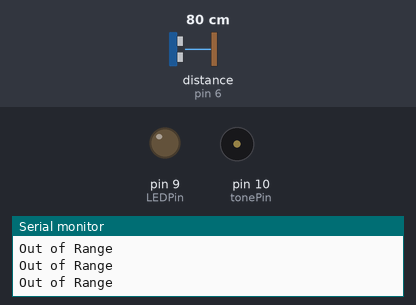
Recording of a sketch running on a simulated Arduino Uno, built with avr-gcc and run on an emulated ATmega328P. Shown: output pins drawn as LEDs (lit = HIGH), buzzer (waves = sounding), the last lines printed to the serial monitor. Wiring (inferred from the names in the program): ultrasonic range finder: trigger pin 8; echo pin 6. The inputs (shaded band) are chosen by the test bench; at power-on: distance to the obstacle (sensor on pin 6) 80 cm. The echo pulse lasts 58.3 µs per cm; pins used as bus, display or sensor lines are not drawn.

Above: at 1.2 s.
1.3 s: distance to the obstacle (sensor on pin 6) set to 15 cm
2.8 s: distance to the obstacle (sensor on pin 6) set to 12 cm
At 4.0 s:
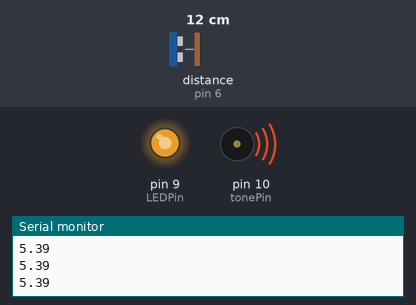
4.3 s: distance to the obstacle (sensor on pin 6) set to 4 cm
At 5.3 s:
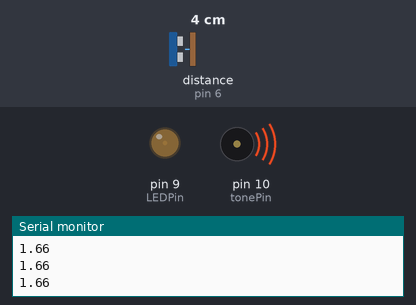
5.8 s: distance to the obstacle (sensor on pin 6) set to 9 cm
At 6.1 s:
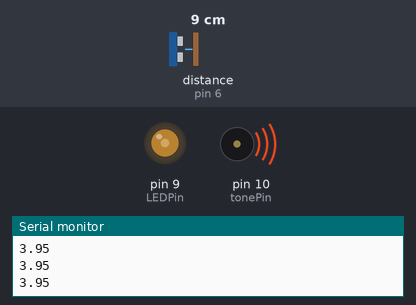
7.3 s: distance to the obstacle (sensor on pin 6) set to 3 cm
At 8.6 s:
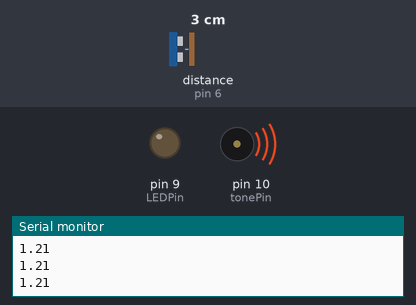
Timing chart, 0 to 9.8 s (numbered marks = the images above; inputs shaded):
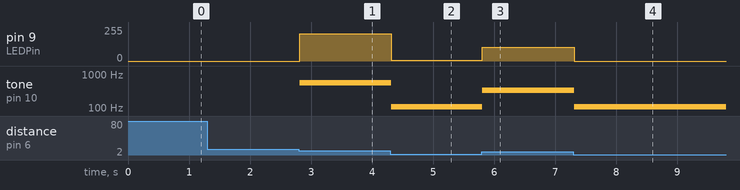

Measured:
- the behaviour switches between 14 and 13 cm on distance to the obstacle (sensor on pin 6) (found by bisection; images 0 and 1)
- after the input at 2.8 s, pin 9 (LEDPin): 0/255 → 204/255 at once; tone on pin 10 (tonePin): silent → 550 Hz at once
- after the input at 4.3 s, pin 9 (LEDPin): 204/255 → 7/255 at once; tone on pin 10 (tonePin): 550 Hz → 110 Hz at once
- after the input at 5.8 s, pin 9 (LEDPin): 7/255 → 102/255 at once; tone on pin 10 (tonePin): 110 Hz → 330 Hz at once
- after the input at 7.3 s, pin 9 (LEDPin): 102/255 → 0/255 at once; tone on pin 10 (tonePin): 330 Hz → 110 Hz at once

The sketch:

Ultrasound_Sensor.ino
```cpp
int trigPin = 8; //define pin for sending out trigger pulses
int echoPin = 6; //define pin for listening to echo pulse
int LEDPin = 9; //PWM output to an LED
int tonePin = 10; //Audio output to a speaker

float minDistance = 1; //minimum distance threshold (in approx. inches) for  ultrasound sensor
float maxDistance = 6; // maximum distance threshold

void setup() {
  Serial.begin (9600);
  pinMode(trigPin, OUTPUT);
  pinMode(echoPin, INPUT);
  pinMode(LEDPin, OUTPUT);
  pinMode(tonePin, OUTPUT);
}

void loop() {
  float duration; //float allows decimal points up to 8 digits, rather than whole numbers like an integer.
  float distance;

  //send out a quick pulse from the trigger pin
  digitalWrite(trigPin, HIGH);
  delayMicroseconds(10);
  digitalWrite(trigPin, LOW);

  //read how long it took to bounce back (in microseconds):
  duration = pulseIn(echoPin, HIGH);
  distance = duration / 130; //Distance in inches. Calibrated from Serial monitor, 130 microseconds = approximately 1 inch

  //Map the LED PWM response exponentially, by squaring the input values and mapping that to the PWM output range:
  int LEDValue = map(sq(distance), sq(minDistance), sq(maxDistance), 0, 255);

  //Control the LED and generate a tone if the ultrasound sensor detects something within the min and max distance range:
  if (distance >= minDistance && distance <= maxDistance) {

    Serial.println(distance);
    analogWrite(LEDPin, LEDValue);

    //110 Hz is the pitch of note "A4" in western music theory. Multiplying this by an integer rounded value of "distance"
    //allows for a stepped tuning of the notes into a harmonic series. Removing the int() function around "distance" allows it
    //to be a smooth transition between pitches, rather than stepped musical tones:
    tone(tonePin, 110 * int(distance));

  } else { //Do this if nothing is detected in the range:

    Serial.println("Out of Range");
    analogWrite(LEDPin, 0);
    noTone(tonePin); //Turn sound output off

  }


}
```
